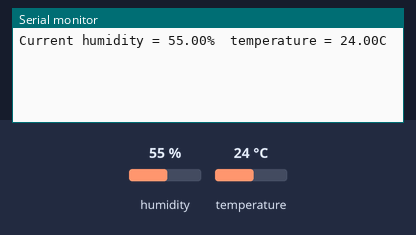
The sketch below on a simulated Arduino Uno, built with avr-gcc and run on an emulated ATmega328P. On the bench: the last lines printed to the serial monitor. Inputs (shaded band) come from the test bench; at power-on: humidity 55 %, temperature 24 °C.

Above: at 1.7 s.
1.8 s: humidity set to 22 %
At 6.0 s:
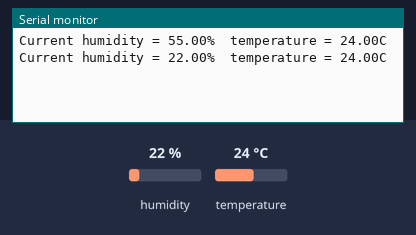
7.8 s: temperature set to 12 °C
At 12.0 s:
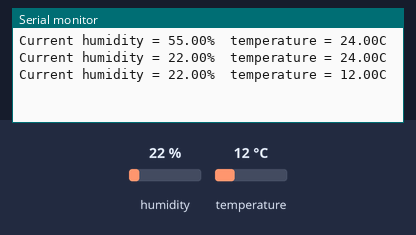
13.8 s: humidity set to 40 %
At 16.6 s:
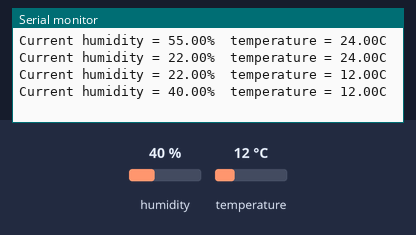
Timing chart, 0 to 18.1 s (numbered marks = the images above; inputs shaded):
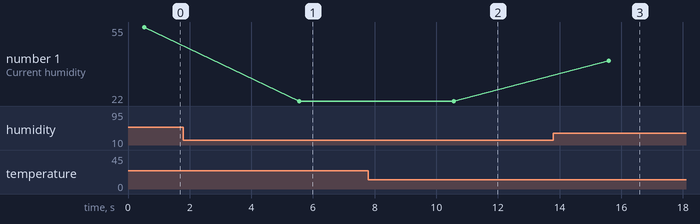

Measured:
- after the input at 1.8 s, the serial monitor: prints a new line after 3.7 s (image 1)
- after the input at 7.8 s, the serial monitor: prints a new line after 2.8 s (image 2)
- after the input at 13.8 s, the serial monitor: prints a new line after 1.8 s (image 3)
- plotted number 1: 55 → 22 after the input at 1.8 s, 22 → 40 after the input at 13.8 s

The sketch:

himuatre.ino
```cpp
#include <dht.h>
#define dht_apin A3 // Analog Pin sensor is connected to
dht DHT;
void setup(){
  Serial.begin(9600);
  delay(500);//Delay to let system boo
}
void loop(){
    tmp_humid();
}
void tmp_humid(){
  DHT.read11(dht_apin);

    Serial.print("Current humidity = ");
    Serial.print(DHT.humidity);
    Serial.print("%  ");
    Serial.print("temperature = ");
    Serial.print(DHT.temperature);
    Serial.println("C  ");
    delay(5000);
}
```
